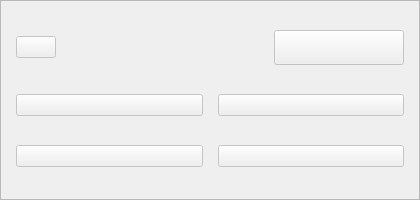
   <widget class="QFrame" name="frame_info">
    <property name="geometry">
     <rect>
      <x>330</x>
      <y>40</y>
      <width>420</width>
      <height>200</height>
     </rect>
    </property>
    <property name="frameShape">
     <enum>QFrame::StyledPanel</enum>
    </property>
    <property name="frameShadow">
     <enum>QFrame::Raised</enum>
    </property>
    <layout class="QVBoxLayout" name="verticalLayout_3" stretch="0,0,0">
     <property name="spacing">
      <number>15</number>
     </property>
     <property name="leftMargin">
      <number>15</number>
     </property>
     <property name="topMargin">
      <number>15</number>
     </property>
     <property name="rightMargin">
      <number>15</number>
     </property>
     <property name="bottomMargin">
      <number>15</number>
     </property>
     <item>
      <layout class="QHBoxLayout" name="info_frozen">
       <item>
        <widget class="QPushButton" name="info_icon">
         <property name="enabled">
          <bool>false</bool>
         </property>
        </widget>
       </item>
       <item>
        <spacer name="horizontalSpacer_4">
         <property name="orientation">
          <enum>Qt::Horizontal</enum>
         </property>
         <property name="sizeHint" stdset="0">
          <size>
           <width>40</width>
           <height>20</height>
          </size>
         </property>
        </spacer>
       </item>
       <item>
        <widget class="QPushButton" name="info_title">
         <property name="enabled">
          <bool>false</bool>
         </property>
         <property name="minimumSize">
          <size>
           <width>130</width>
           <height>35</height>
          </size>
         </property>
         <property name="maximumSize">
          <size>
           <width>130</width>
           <height>35</height>
          </size>
         </property>
         <property name="font">
          <font>
           <family>Arial</family>
           <pointsize>12</pointsize>
           <italic>false</italic>
           <bold>true</bold>
          </font>
         </property>
         <property name="cursor">
          <cursorShape>ArrowCursor</cursorShape>
         </property>
        </widget>
       </item>
      </layout>
     </item>
     <item>
      <layout class="QHBoxLayout" name="layout_info">
       <item>
        <widget class="QPushButton" name="btn_info_recommend">
         <property name="enabled">
          <bool>false</bool>
         </property>
        </widget>
       </item>
       <item>
        <widget class="QPushButton" name="btn_info_read">
         <property name="enabled">
          <bool>false</bool>
         </property>
        </widget>
       </item>
      </layout>
     </item>
     <item>
      <layout class="QHBoxLayout" name="horizontalLayout_5">
       <item>
        <widget class="QPushButton" name="btn_info_auther">
         <property name="enabled">
          <bool>false</bool>
         </property>
        </widget>
       </item>
       <item>
        <widget class="QPushButton" name="btn_info_time">
         <property name="enabled">
          <bool>false</bool>
         </property>
        </widget>
       </item>
      </layout>
     </item>
    </layout>
   </widget>
